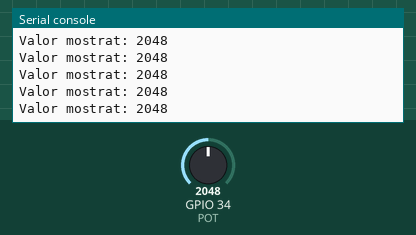
A program run on a simulated ESP32 board running MicroPython. Shown: the last lines printed to the serial console. The inputs (shaded band) are chosen by the test bench; at power-on: GPIO 34 (POT) = 2048 (analog values on the 0–4095 scale).

Above: at 1.2 s.
1.3 s: GPIO 34 (POT) set to 2866
At 1.31 s:
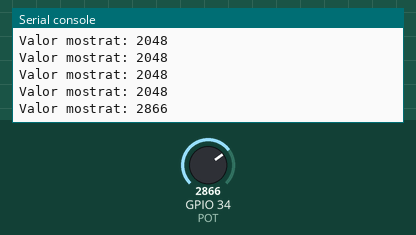
2.8 s: GPIO 34 (POT) set to 3603
At 2.81 s:
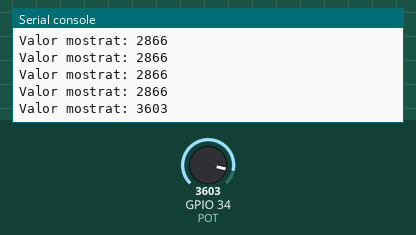
Timing chart, 0 to 5.8 s (numbered marks = the images above; inputs shaded):
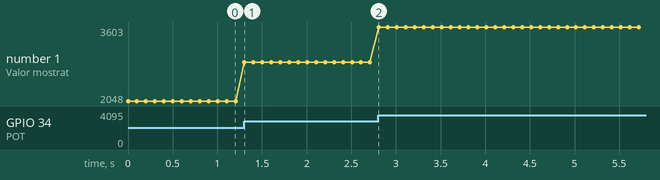

The program:

esp32_adc_machine.py
```python
#Write a Micropython script to read the analog data provided by POT connected  to GPIO34 and print on shell every o.1 sec
from machine import Pin, ADC
from time import sleep
POT = ADC(Pin(34))

POT.atten(ADC.ATTN_11DB)#Specifying the voltage of the  Analog sensor
while True:
    pot_value  = POT.read()
    print("Valor mostrat:", pot_value) #Text afegit al print
    sleep(0.1)
```

Measured:
- after the input at 1.3 s, the serial console: prints a new line at once (image 1)
- after the input at 2.8 s, the serial console: prints a new line at once (image 2)
- plotted number 1: 2048 → 2866 after the input at 1.3 s, 2866 → 3603 after the input at 2.8 s
